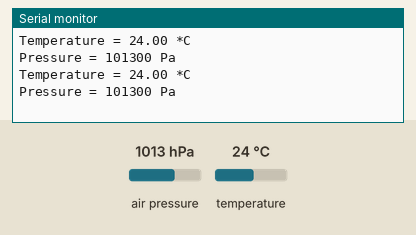
Recording of a sketch running on a simulated Arduino Uno, built with avr-gcc and run on an emulated ATmega328P. Parts: the last lines printed to the serial monitor. Inputs (shaded band) come from the test bench; at power-on: air pressure 1013 hPa, temperature 24 °C.

Above: at 5.8 s.
5.9 s: air pressure set to 952 hPa
At 11.4 s:
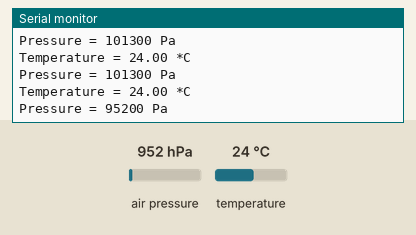
11.9 s: temperature set to 12 °C
At 15.5 s:
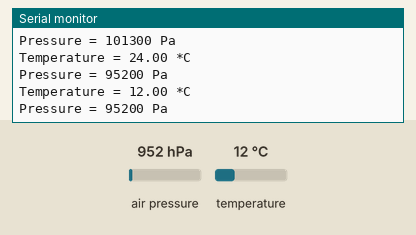
17.9 s: air pressure set to 975 hPa
At 20.7 s:
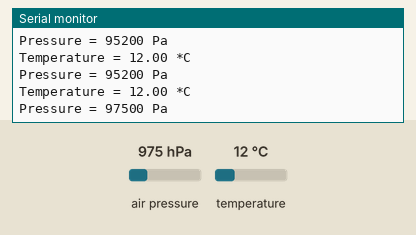
Timing chart, 0 to 22.2 s (numbered marks = the images above; inputs shaded):
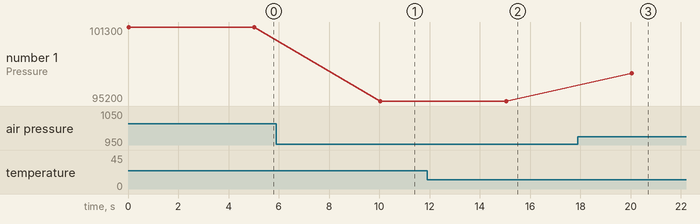

Measured:
- after the input at 5.9 s, the serial monitor: prints a new line after 4.1 s (image 1)
- after the input at 11.9 s, the serial monitor: prints a new line after 3.1 s (image 2)
- after the input at 17.9 s, the serial monitor: prints a new line after 2.2 s (image 3)
- plotted number 1: 101300 → 95200 after the input at 5.9 s, 95200 → 97500 after the input at 17.9 s

The sketch:

167_Barometer_BMP180.ino
```cpp
#include <Wire.h>
#include <Adafruit_BMP085.h>

Adafruit_BMP085 bmp;

void setup() {
  Serial.begin(9600);
  bmp.begin();
}

void loop()
{
    Serial.print("Temperature = ");
    Serial.print(bmp.readTemperature());
    Serial.println(" *C");

    Serial.print("Pressure = ");
    Serial.print(bmp.readPressure());
    Serial.println(" Pa");

    Serial.println();
    delay(5000);
}
```
